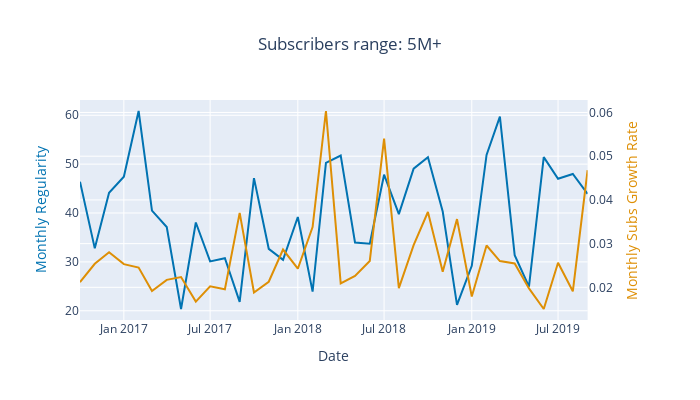
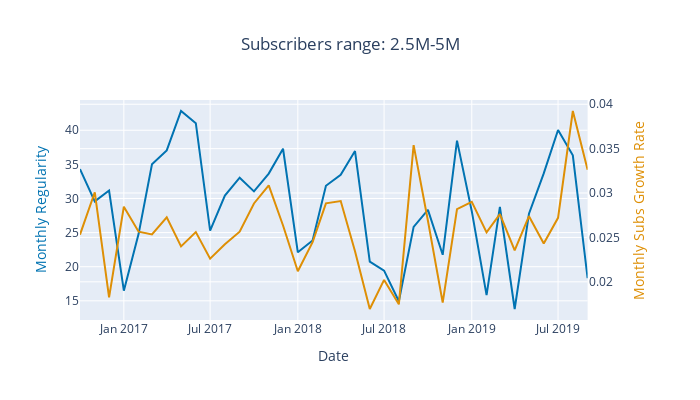
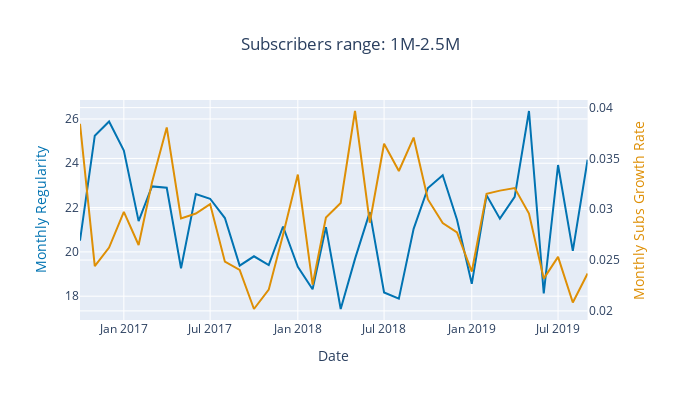
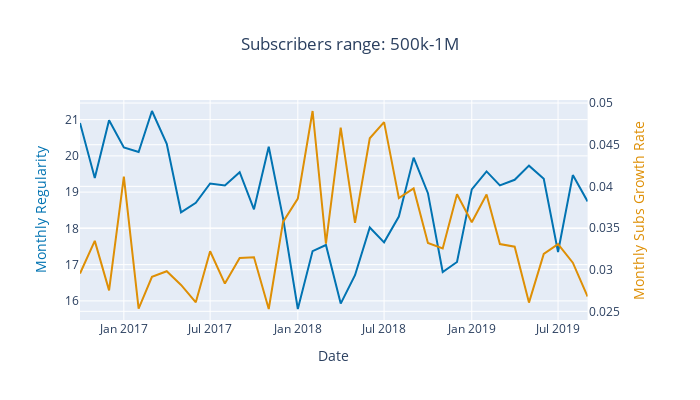

Source (notebook cell) for these figures, in order:
### Code cell
# Create a plotly visualization
colors = sns.color_palette("colorblind", n_colors=2)
colors_hex = [f"#{int(r * 255):02x}{int(g * 255):02x}{int(b * 255):02x}" for r, g, b in colors]

for i, category in enumerate(categories):
    # Filter data for the current category
    category_data = monthly_avg[monthly_avg['monthly_subs_cat'] == category]

    # Apply moving averages to number of videos per month
    category_data['monthly_regularity_ma'] = category_data['monthly_regularity'].rolling(window=3, min_periods=1).mean()
    # Apply moving averages to monthly subscription growth rate
    category_data['monthly_subs_growth_ma'] = category_data['monthly_subs_growth'].rolling(window=3, min_periods=1).mean()

    # Assuming category_data is a pandas DataFrame
    category_data = category_data.sort_values(by='date')

    fig = make_subplots(specs=[[{"secondary_y": True}]])

    # Add traces for the first y-axis (left)
    trace_regularity = go.Scatter(x=category_data['date'], y=category_data['monthly_regularity_ma'], name='Monthly Regularity', line=dict(color=colors_hex[0]))
    fig.add_trace(trace_regularity, secondary_y=False)

    # Add traces for the second y-axis (right)
    trace_subs_growth = go.Scatter(x=category_data['date'], y=category_data['monthly_subs_growth_ma'], name='Monthly Subs Growth Rate', line=dict(color=colors_hex[1]))
    fig.add_trace(trace_subs_growth, secondary_y=True)

    # Update layout
    fig.update_layout(
        title=f'Subscribers range: {str(category)}',
        title_x=0.5,
        xaxis_title='Date',
        yaxis_title='Monthly Regularity',
        yaxis2_title='Monthly Subs Growth Rate',
        width=700,
        height=400
    )

    # Remove legend
    fig.update_layout(showlegend=False)

    # Color y-axis labels
    fig.update_yaxes(title_font_color=trace_regularity.line.color, secondary_y=False)
    fig.update_yaxes(title_font_color=trace_subs_growth.line.color, secondary_y=True)

    # Save the plot to an HTML file
    fig.write_html(PLOTS+f'1_2_regularity_lines{str(category)}.html')

    fig.show()
